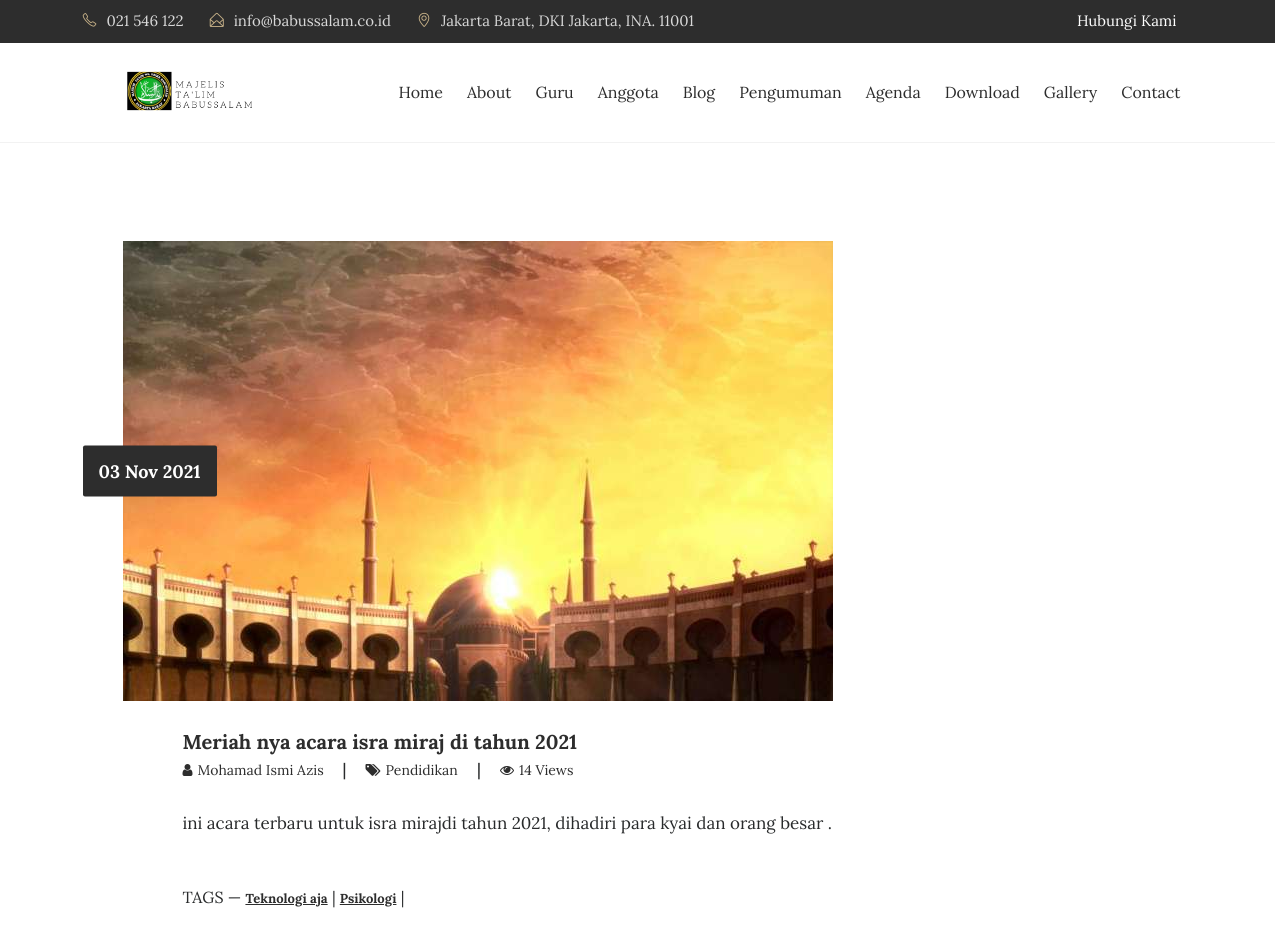
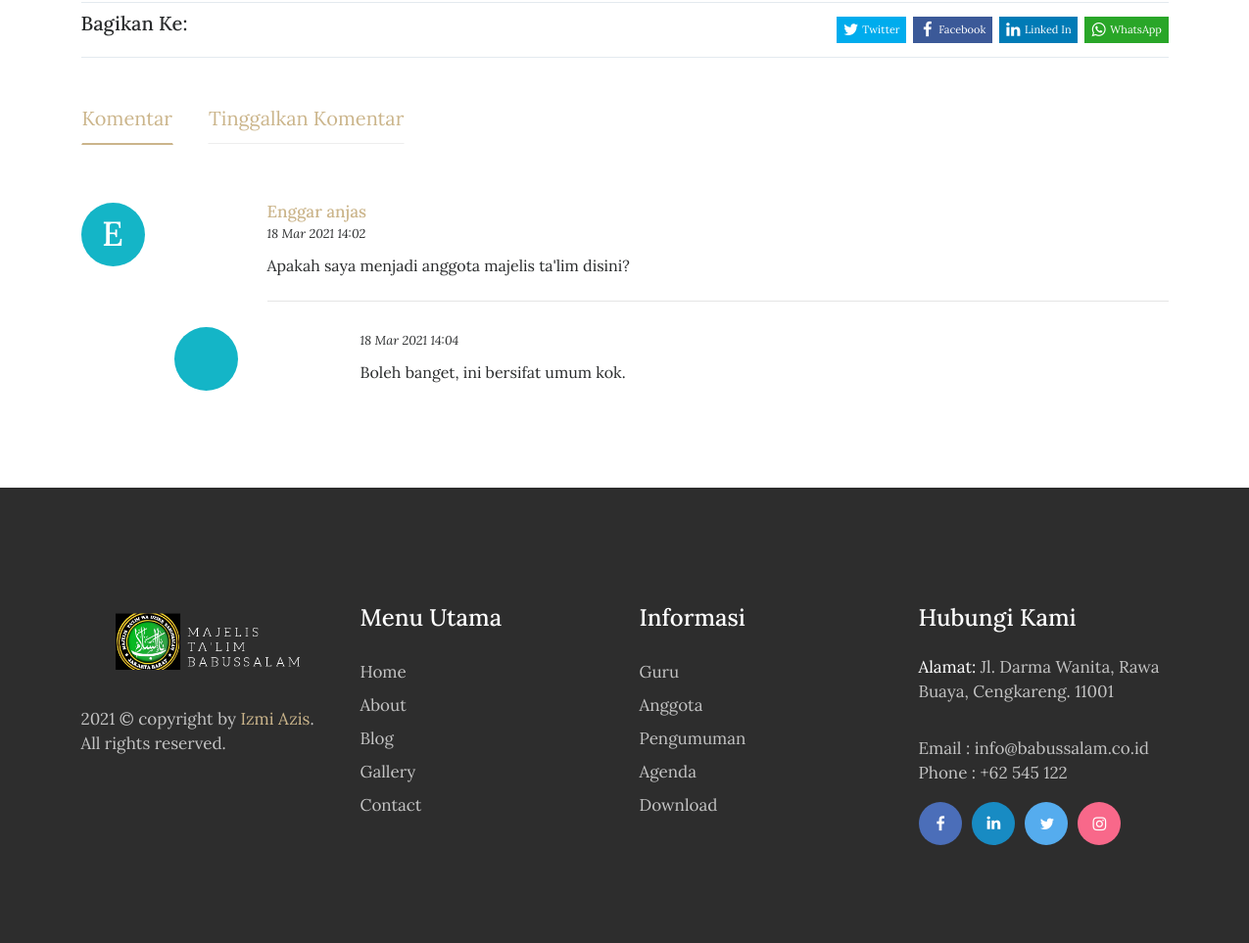
/artikel/meriah-nya-acara-isra-miraj-di-tahun-2021, run on the app's committed database (2 pictures, top to bottom).
### tables this page shows
CREATE TABLE `tbl_tulisan` (
  `tulisan_id` int(11) NOT NULL AUTO_INCREMENT,
  `tulisan_judul` varchar(100) DEFAULT NULL,
  `tulisan_isi` text,
  `tulisan_tanggal` timestamp NULL DEFAULT CURRENT_TIMESTAMP,
  `tulisan_kategori_id` int(11) DEFAULT NULL,
  `tulisan_kategori_nama` varchar(30) DEFAULT NULL,
  `tulisan_views` int(11) DEFAULT '0',
  `tulisan_gambar` varchar(40) DEFAULT NULL,
  `tulisan_pengguna_id` int(11) DEFAULT NULL,
  `tulisan_author` varchar(40) DEFAULT NULL,
  `tulisan_img_slider` int(2) NOT NULL DEFAULT '0',
  `tulisan_slug` varchar(200) DEFAULT NULL,
  `tulisan_status` varchar(10) DEFAULT '0',
  `tulisan_tags` varchar(225) DEFAULT NULL,
  PRIMARY KEY (`tulisan_id`),
  KEY `tulisan_kategori_id` (`tulisan_kategori_id`),
  KEY `tulisan_pengguna_id` (`tulisan_pengguna_id`)
);

CREATE TABLE `tbl_komentar` (
  `komentar_id` int(11) NOT NULL AUTO_INCREMENT,
  `komentar_nama` varchar(30) DEFAULT NULL,
  `komentar_email` varchar(50) DEFAULT NULL,
  `komentar_isi` varchar(120) DEFAULT NULL,
  `komentar_tanggal` timestamp NULL DEFAULT CURRENT_TIMESTAMP,
  `komentar_status` varchar(2) DEFAULT NULL,
  `komentar_tulisan_id` int(11) DEFAULT NULL,
  `komentar_parent` int(11) DEFAULT '0',
  PRIMARY KEY (`komentar_id`),
  KEY `komentar_tulisan_id` (`komentar_tulisan_id`)
);

### application/controllers/Blog.php (called while the page is built, shortened)
<?php
class Blog extends CI_Controller{
	function __construct(){
		$this->load->model('m_tulisan');
		$this->load->model('m_pengunjung');
	}
	function detail($slugs){
		$slug=htmlspecialchars($slugs,ENT_QUOTES);
		$query = $this->db->get_where('tbl_tulisan', array('tulisan_slug' => $slug));
		if($query->num_rows() > 0){
			$b=$query->row_array();
			$kode=$b['tulisan_id'];
			$this->db->query("UPDATE tbl_tulisan SET tulisan_views=tulisan_views+1 WHERE tulisan_id='$kode'");
			$data=$this->m_tulisan->get_berita_by_kode($kode);
			$row=$data->row_array();
			$x['id']=$row['tulisan_id'];
			$x['title']=$row['tulisan_judul'];
			$x['image']=$row['tulisan_gambar'];
			$x['blog'] =$row['tulisan_isi'];
			$x['tanggal']=$row['tanggal'];
			$x['author']=$row['tulisan_author'];
			$x['kategori']=$row['tulisan_kategori_nama'];
			$x['slug']=$row['tulisan_slug'];
			$x['tags']=$row['tulisan_tags'];
			$x['tulisan']=$row['tulisan_views'];
			$x['show_komentar']=$this->m_tulisan->show_komentar_by_tulisan_id($kode);
			$x['category']=$this->db->get('tbl_kategori');
			$x['populer']=$this->db->query("SELECT * FROM tbl_tulisan ORDER BY tulisan_views DESC LIMIT 5");
			$this->load->view('depan/v_blog_detail',$x);
		}else{
			redirect('artikel');
		}
	}
}

### index.php (called while the page is built, shortened)
<?php
require_once BASEPATH.'core/CodeIgniter.php';

### application/models/M_tulisan.php (called while the page is built, shortened)
<?php
class M_tulisan extends CI_Model{
	function get_berita_by_kode($kode){
		$hsl=$this->db->query("SELECT tbl_tulisan.*,DATE_FORMAT(tulisan_tanggal,'%d/%m/%Y') AS tanggal FROM tbl_tulisan where tulisan_id='$kode'");
		return $hsl;
	}
	function show_komentar_by_tulisan_id($kode){
		$hsl=$this->db->query("SELECT * FROM tbl_komentar WHERE komentar_tulisan_id='$kode' AND komentar_status='1' AND komentar_parent='0'");
		return $hsl;
	}
}

### application/views/depan/v_blog_detail.php (the view, shortened to what this page needs)
<!DOCTYPE html>
<html lang="en">
<head>
</head>
<body>
<section class="blog-wrap">
    <div class="container">
        <div class="row">
            <div class="col-md-12">
                <div class="blog-img_block center">
                    <img src="<?php echo base_url().'assets/images/'.$image?>" class="img-fluid" alt="blog-img">
                    <div class="blog-date">
                        <span><?php echo date('d M Y',strtotime($tanggal));?></span>
                    </div>
                </div>
                <div class="blog-tiltle_block">
                    <h4><a href="<?php echo site_url('artikel/'.$slug);?>"><?php echo $title;?></a></h4>
                    <h6> <a href="#"><i class="fa fa-user" aria-hidden="true"></i><span><?php echo $author;?></span> </a>  |   <a href="#"><i class="fa fa-tags" aria-hidden="true"></i><span><?php echo $kategori;?></span></a>  |  <a href="#"><i class="fa fa-eye" aria-hidden="true"></i><span><?php echo number_format($tulisan);?> Views</span> </a></h6>
                    <?php echo $blog;?>
                </div>
                <div class="blog-tiltle_block">TAGS &mdash;
                      <?php
                          $split_tag=explode(",", $tags);
                          foreach ($split_tag as $tag) :
                      ?>
                      <a href="#"><?php echo $tag;?></a> &vert;
                      <?php endforeach;?>
                </div>
                    <div class="blog-icons">
                        <div class="blog-share_block">
                          <div class="pull-left"><h5>Bagikan Ke:</h5></div>
                          <div class="sharePopup"></div>
                        </div>
                    </div>
                    <ul class="nav nav-tabs blogpost-tab-wrap" role="tablist">
                        <li class="nav-item blogpost-nav-tab">
                            <a class="nav-link active" data-toggle="tab" href="#comments" role="tab">Komentar</a>
                        </li>
                        <li class="nav-item blogpost-nav-tab">
                            <a class="nav-link" data-toggle="tab" href="#write-comment" role="tab">Tinggalkan Komentar</a>
                        </li>
                    </ul>
                    <div class="clearfix"></div>
                    <div class="blogpost-tabs">
                        <div class="tab-content">
                            <div class="tab-pane active" id="comments" role="tabpanel">
                              <?php
                                  $colors = array(
                                      '#ff9e67',
                                      '#10bdff',
                                      '#14b5c7',
                                      '#f98182',
                                      '#8f9ce2',
                                      '#ee2b33',
                                      '#d4ec15',
                                      '#613021',
                                  );
                                  foreach ($show_komentar->result() as $row) :
                                  shuffle($colors);
                                ?>
                                <div class="row">
                                    <div class="col-md-12">
                                        <div class="row">
                                            <div class="col-md-2">
                                                <div class="blodpost-tab-img" style="background-color:<?php echo reset($colors);?>;width: 65px;height: 65px;border-radius:50px 50px 50px 50px;">
                                                    <center><h2 style="padding-top:20%;color:#fff;"><?php echo substr($row->komentar_nama,0,1);?></h2></center>
                                                </div>
                                            </div>
                                            <div class="col-md-10">
                                                <div class="blogpost-tab-description">
                                                    <h6><?php echo $row->komentar_nama;?></h6><small><em><?php echo date("d M Y H:i", strtotime($row->komentar_tanggal));?></em></small>
                                                    <p><?php echo $row->komentar_isi;?></p>
                                                </div>
                                                <hr>
                                            </div>
                                        </div>
                                    </div>
                                </div>
                                  <?php
                					            $komentar_id=$row->komentar_id;
                					            $query=$this->db->query("SELECT * FROM tbl_komentar WHERE komentar_status='1' AND komentar_parent='$komentar_id' ORDER BY komentar_id ASC");
                					            foreach ($query->result() as $res) :
                                        shuffle($colors);
                					        ?>
                                  <div class="row">
                                      <div class="col-md-12 offset-md-1">
                                          <div class="row">
                                              <div class="col-md-2">
                                                <div class="blodpost-tab-img" style="background-color:<?php echo reset($colors);?>;width: 65px;height: 65px;border-radius:50px 50px 50px 50px;">
                                                    <center><h2 style="padding-top:20%;color:#fff;"><?php echo substr($res->komentar_nama,0,1);?></h2></center>
                                                </div>
                                              </div>
                                              <div class="col-md-9">
                                                  <div class="blogpost-tab-description">
                                                      <h6><?php echo $res->komentar_nama;?></h6><small><em><?php echo date("d M Y H:i", strtotime($res->komentar_tanggal));?></em></small>
                                                      <p><?php echo $res->komentar_isi;?></p>
                                                  </div>
                                              </div>
                                          </div>
                                      </div>
                                  </div>
                                  <?php endforeach;?>
                                <?php endforeach;?>
                            </div>
                        </div>
                    </div>
                </div>
            </div>
        </div>
</section>
    </body>
    </html>

### theme/css/scroll.css (style rules this page uses)
html { scroll-behavior: smooth; }

### application/views/depan/v_blog_detail.php (style rules this page uses)
.sharePopup { font-size: 11px; }

### data on the page
tbl_tulisan: tulisan_gambar (picture), tulisan_judul "Meriah nya acara isra miraj di tahun 2021", tulisan_author "Mohamad Ismi Azis", tulisan_kategori_nama "Pendidikan", tulisan_views "14", tulisan_isi "ini acara terbaru untuk isra mirajdi tahun 2021, dihadiri para kyai dan orang besar .", tulisan_tags "Teknologi aja", tulisan_tags "Psikologi"
tbl_komentar: komentar_nama "E", komentar_nama "Enggar anjas", komentar_tanggal "18 Mar 2021 14:02", komentar_isi "Apakah saya menjadi anggota majelis ta'lim disini?"
tbl_komentar: komentar_tanggal "18 Mar 2021 14:04", komentar_isi "Boleh banget, ini bersifat umum kok."

### other printed values
date('d M Y',strtotime($tanggal)) "03 Nov 2021"
